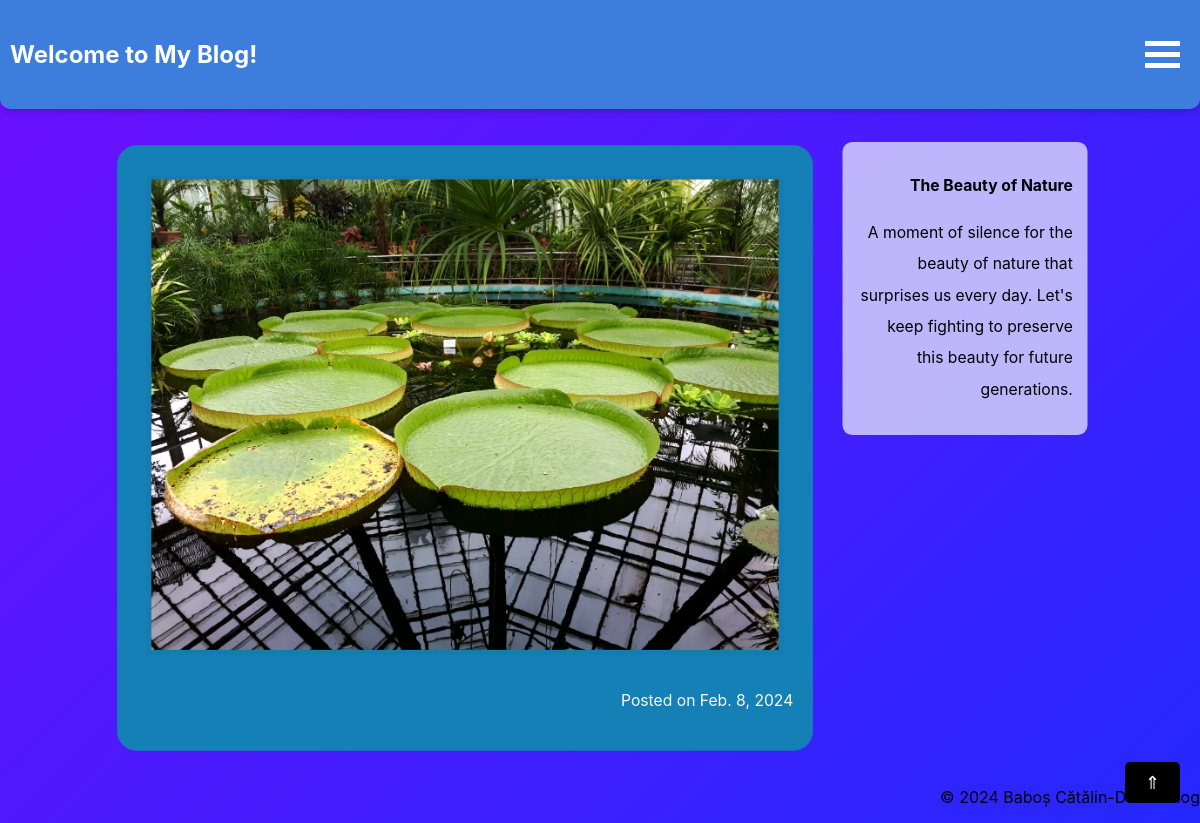
Screenshot of /post/3/ with the database file from the repository.
### myapp/models.py (models this page shows)
class Post(models.Model):
    title = models.CharField(max_length=1000)
    post_date = models.DateField()
    image = models.ImageField(upload_to='static/')
    paragraph = models.TextField(max_length=1000)
    more_details_for_the_dedicated_page = models.TextField(max_length=1000,default=' ')

### myapp/views.py (the view)
# urls.py: path('post/<int:post_id>/', views.post_detail, name='post_detail'),
def post_detail(request, post_id):
    post = get_object_or_404(Post, pk=post_id)
    return render(request, './html/post_detail.html', {'post': post})

### myapp/templates/html/post_detail.html (shortened to what this page needs)
<!DOCTYPE html>
<html lang="en">
<head>
    {% load static %}
    <link rel="stylesheet" type="text/css" href="{% static 'css/index.css' %}">
    <link rel="stylesheet" href="{% static 'css/menu.css' %}">
    <link rel="stylesheet" href="{% static 'css/BackToTheTop.css' %}">
    <link rel="stylesheet" href="{% static 'css/searchPosts.css' %}">
    <link rel="stylesheet" href="https://cdnjs.cloudflare.com/ajax/libs/font-awesome/4.7.0/css/font-awesome.min.css">
</head>
<body>
    <header>
        <h1>Welcome to My Blog!</h1>
        <nav>
            <div class="MenuButton" onclick="Menu(this)">
                <div class="bar1"></div>
                <div class="bar2"></div>
                <div class="bar3"></div>
              </div>
        </nav>
    </header>
    <main>
        <section>
            <div class="post">
                <div class="post-image-container">
                    <div class="box2">
                        <img src="{{ post.image.url }}" class="post-image" alt="{{ post.title }}">
                        <p style="color: rgba(251, 251, 251, 0.995);"> Posted on {{ post.post_date }}</p>
                    </div>
                </div>
                <div class="post-text">
                    <div class="box">
                        <h2>{{ post.title }}</h2>
                        <p>{{ post.paragraph }}</p>
                    </div>
                </div>
            </div>
        </section>
    </main>
    <footer>
        <a href="#" onclick="toTop(); return false;" class="back-to-top">⇑</a>
        <p>© 2024 Baboș Cătălin-Daniel Blog</p>
    </footer>
</body>
</html>

### static/css/index.css (style rules this page uses)
body { font-family: 'Georgia', serif; color: #000; background-size: cover; text-align: center; margin: auto; font-family: -apple-system, BlinkMacSystemFont, sans-serif; overflow: auto; background: linear-gradient(315deg, rgb(39, 247, 230) 3%, rgb(35, 122, 228) 38%, rgb(15, 47, 251) 68%, rgb(104, 17, 255) 98%); animation: gradient 15s ease infinite; background-size: 400% 400%; background-attachment: fixed; }
.post { transition: all 0.5s ease; }
.post { margin-bottom: 50px; margin: 30px 200px; display: flex; justify-content: space-between; }
.post-text, .post-image-container { flex: 1; padding: 10px; box-sizing: border-box; text-align: right; }
p { text-align: right; display: flex; justify-content: right; align-items: right; }
.post h2, .post p { color: #000000; font-size: 18px; margin-left: 1px; line-height: 2; }
img.post-image { height: 480px; width: auto; border: 5px solid #3333330e; margin: 10px; }
header { background-color: #3d7ddc; padding: 15px 0; display: flex; justify-content: space-between; align-items: center; border-bottom-left-radius: 10px; border-bottom-right-radius: 10px; box-shadow: 0px 3px 6px rgba(0, 0, 0, 0.16); }
.box { width: auto; height: auto; background-color: #f5f9fbb1; transform: scale(0.980); transition: transform 0.3s ease; border-radius: 10px; padding: 15px; }
.box2 { width: auto; height: auto; background-color: #1580b6; transform: scale(0.980); transition: transform 0.3s ease; border-radius: 20px; padding: 20px; }
h1 { color: #ffffff; font-size: 24px; margin: 10px 10px; text-align: center; }
h1 { animation: juggle 5s infinite; }
nav { display: flex; }
@media (max-width: 1200px) { .post { margin: 20px 100px; } }
@media (max-width: 1200px) { .post h2, .post p { font-size: 16px; } }

### static/css/menu.css (style rules this page uses)
.MenuButton { margin: 20px; cursor: pointer; }
.bar1, .bar2, .bar3 { width: 35px; height: 5px; background-color: #ffffff; margin: 6px 0; transition: 0.4s; }

### static/css/BackToTheTop.css (style rules this page uses)
.back-to-top { position: fixed; bottom: 20px; right: 20px; text-decoration: none; color: white; background-color: black; padding: 10px 20px; border-radius: 5px; font-size: 18px; }

### rows the page displays
Post: image (picture), post_date "Feb. 8, 2024", title "The Beauty of Nature", paragraph "A moment of silence for the beauty of nature that surprises us every day. Let's keep fighting to preserve this beauty for future generations."
